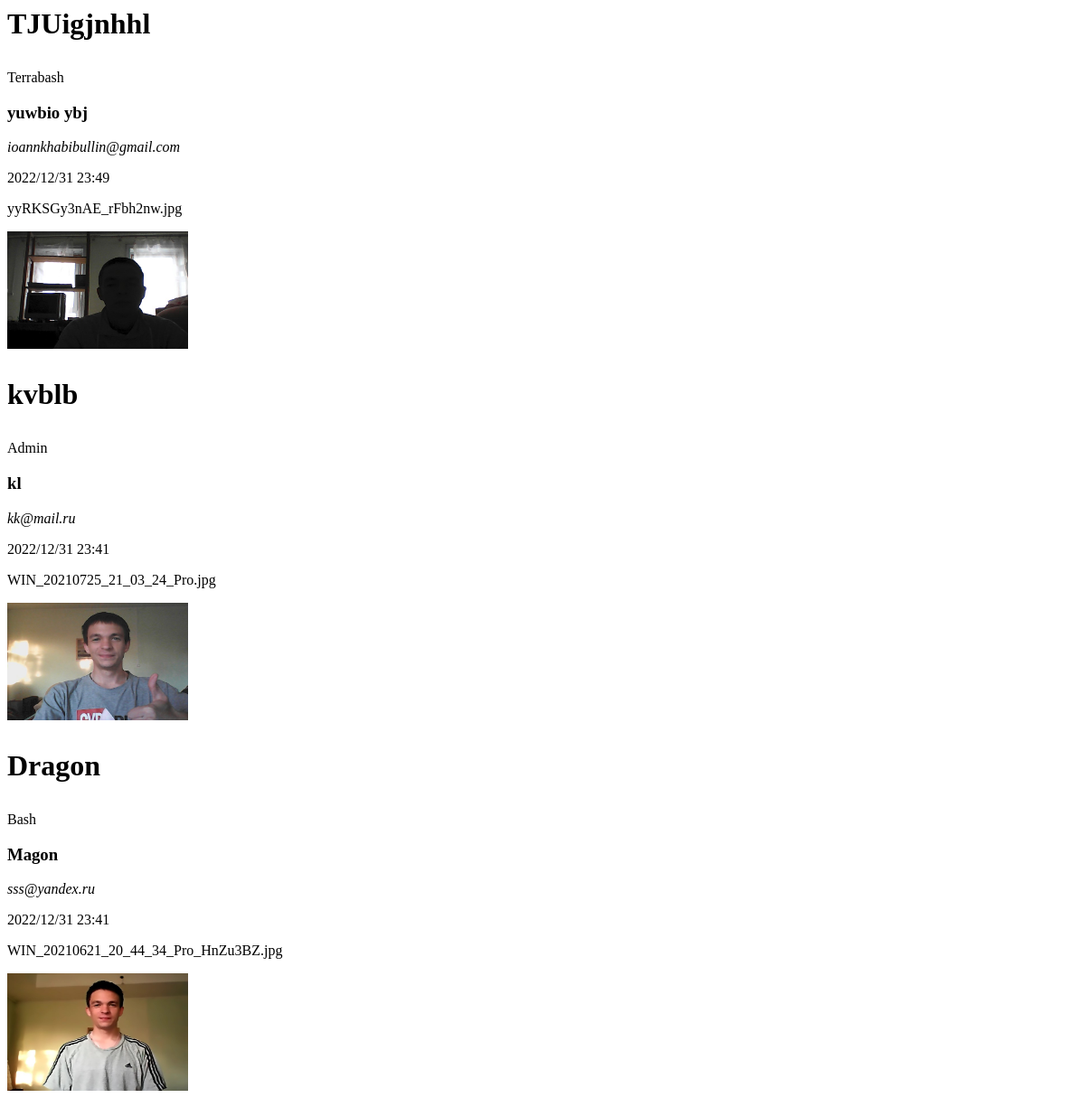
Before: /author-list/ with the older database file.
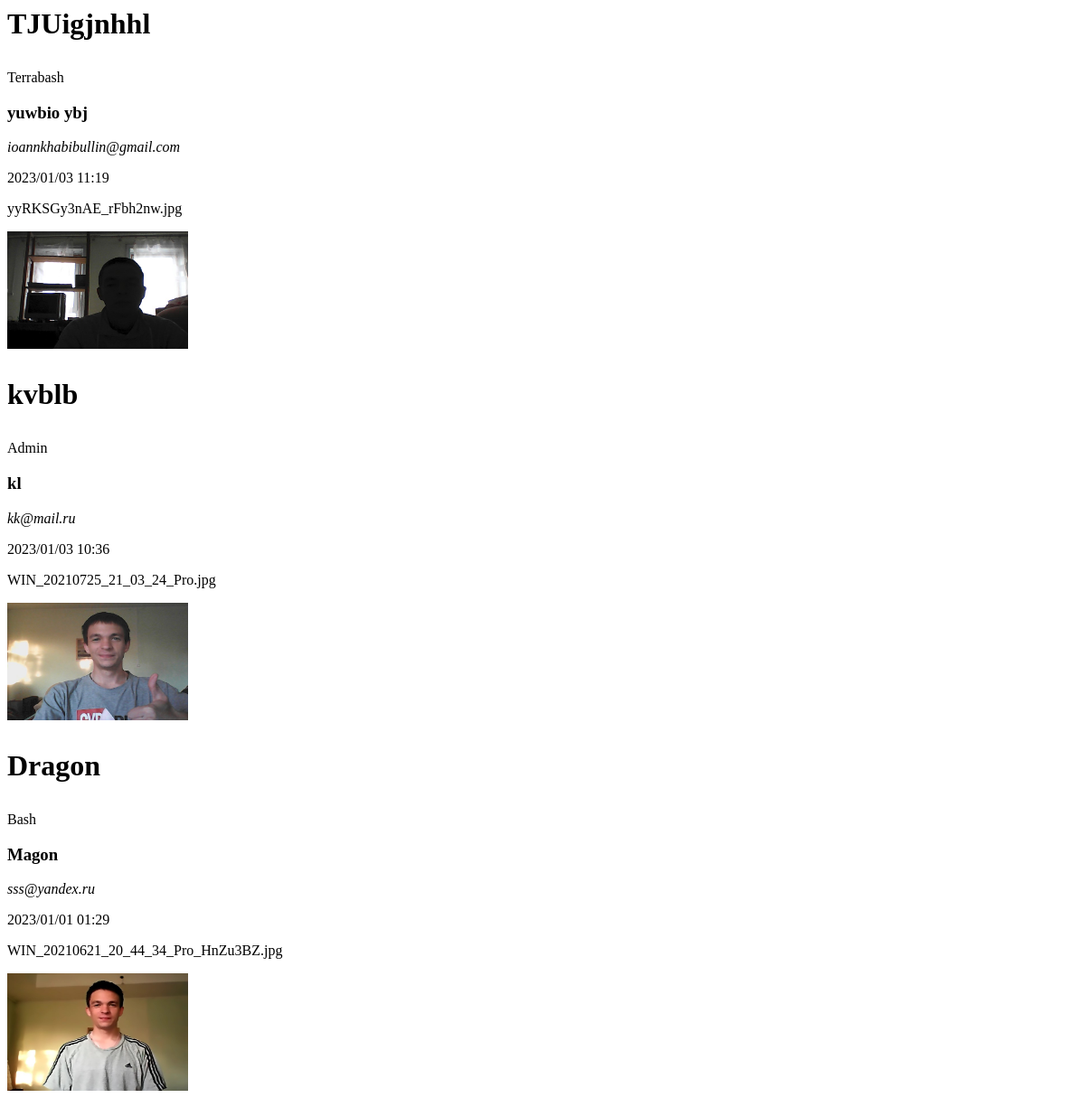
After: the same page with the newer database file.
### element_one/models.py (models this page shows, shortened)
class Author(models.Model):
    salutation = models.CharField(max_length=10)
    name = models.CharField(max_length=200)
    email = models.EmailField()
    headshot = models.ImageField(upload_to="")
    last_accessed = models.DateTimeField()
    created_by = models.ForeignKey(User, on_delete=models.CASCADE)
    objects = models.Manager()

### element_one/views.py (the view)
# urls.py: path('author-list/', AuthorListView.as_view(), name='author-list'),
class AuthorListView(ListView):
    model = Author
    queryset = Author.objects.order_by('-last_accessed')

### element_one/templates/element_one/author_list.html (shortened to what this page needs)
<html lang="en">
<head>
</head>
<body>
{% for author in author_list %}
<h1>{{ author.name|linebreaks }}</h1>
{{ author.created_by|linebreaks }}
<h3>{{ author.salutation|linebreaks }}</h3>
<em>{{ author.email|linebreaks }}</em>
{{ author.last_accessed| date:"Y/m/d" }} {{author.last_accessed |time:"H:i"}}
<p>{{ author.headshot }}</p>
    <img src="{{ author.headshot.url }}/" height="130" width="200" class="avatar">
{% endfor %}
</body>
</html>

Changed rows visible on the page:
changed Author "TJUigjnhhl": last_accessed "2022/12/31" → "2023/01/03"; last_accessed "23:49" → "11:19"
changed Author "kvblb": last_accessed "2022/12/31" → "2023/01/03"; last_accessed "23:41" → "10:36"
changed Author "Dragon": last_accessed "2022/12/31" → "2023/01/01"; last_accessed "23:41" → "01:29"
